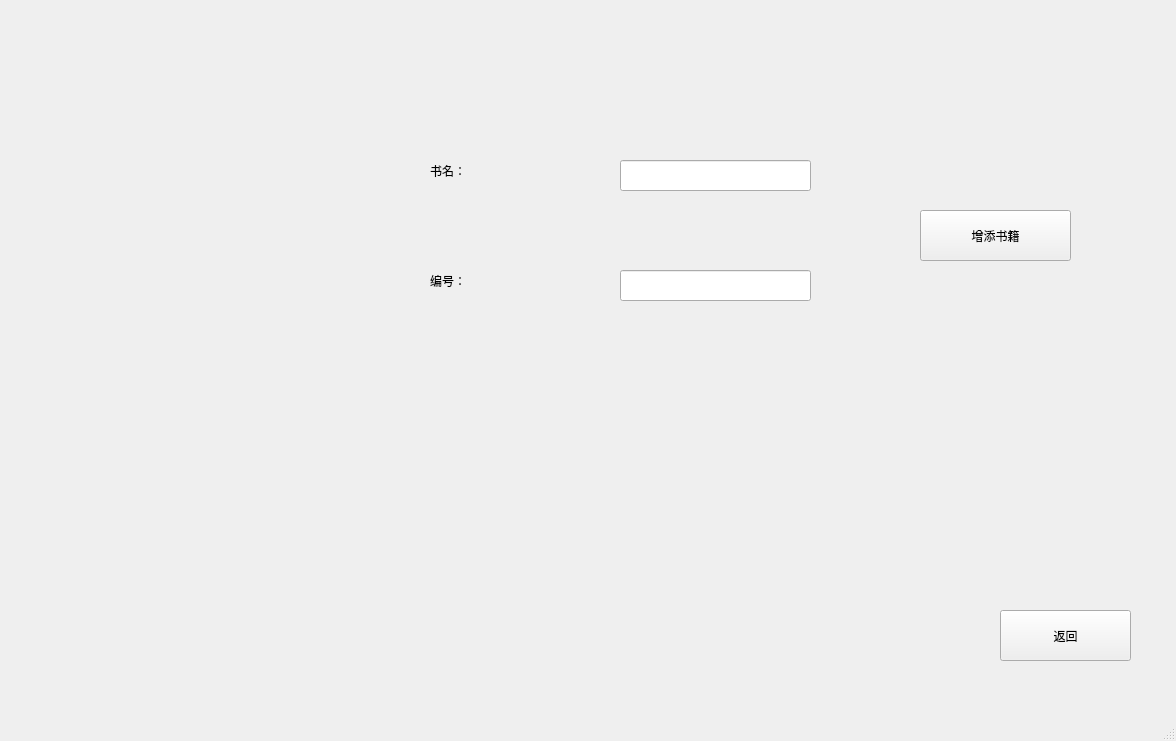
<?xml version="1.0" encoding="UTF-8"?>
<ui version="4.0">
 <class>AddnewBook</class>
 <widget class="QMainWindow" name="AddnewBook">
  <property name="geometry">
   <rect>
    <x>0</x>
    <y>0</y>
    <width>1176</width>
    <height>741</height>
   </rect>
  </property>
  <property name="windowTitle">
   <string>MainWindow</string>
  </property>
  <property name="dockNestingEnabled">
   <bool>true</bool>
  </property>
  <widget class="QWidget" name="centralwidget">
   <widget class="QPushButton" name="pushButton">
    <property name="geometry">
     <rect>
      <x>1000</x>
      <y>610</y>
      <width>131</width>
      <height>51</height>
     </rect>
    </property>
    <property name="text">
     <string>返回</string>
    </property>
   </widget>
   <widget class="QLineEdit" name="lineEdit">
    <property name="geometry">
     <rect>
      <x>620</x>
      <y>160</y>
      <width>191</width>
      <height>31</height>
     </rect>
    </property>
   </widget>
   <widget class="QLineEdit" name="lineEdit_2">
    <property name="geometry">
     <rect>
      <x>620</x>
      <y>270</y>
      <width>191</width>
      <height>31</height>
     </rect>
    </property>
   </widget>
   <widget class="QLabel" name="label">
    <property name="geometry">
     <rect>
      <x>430</x>
      <y>150</y>
      <width>91</width>
      <height>41</height>
     </rect>
    </property>
    <property name="styleSheet">
     <string notr="true">
font: 26pt &quot;AcadEref&quot;;</string>
    </property>
    <property name="text">
     <string>书名：</string>
    </property>
   </widget>
   <widget class="QLabel" name="label_2">
    <property name="geometry">
     <rect>
      <x>430</x>
      <y>260</y>
      <width>91</width>
      <height>41</height>
     </rect>
    </property>
    <property name="styleSheet">
     <string notr="true">
font: 26pt &quot;AcadEref&quot;;</string>
    </property>
    <property name="text">
     <string>编号：</string>
    </property>
   </widget>
   <widget class="QPushButton" name="pushButton_2">
    <property name="geometry">
     <rect>
      <x>920</x>
      <y>210</y>
      <width>151</width>
      <height>51</height>
     </rect>
    </property>
    <property name="text">
     <string>增添书籍</string>
    </property>
   </widget>
  </widget>
  <widget class="QMenuBar" name="menubar">
   <property name="geometry">
    <rect>
     <x>0</x>
     <y>0</y>
     <width>1176</width>
     <height>23</height>
    </rect>
   </property>
  </widget>
  <widget class="QStatusBar" name="statusbar"/>
 </widget>
 <resources/>
 <connections/>
</ui>
